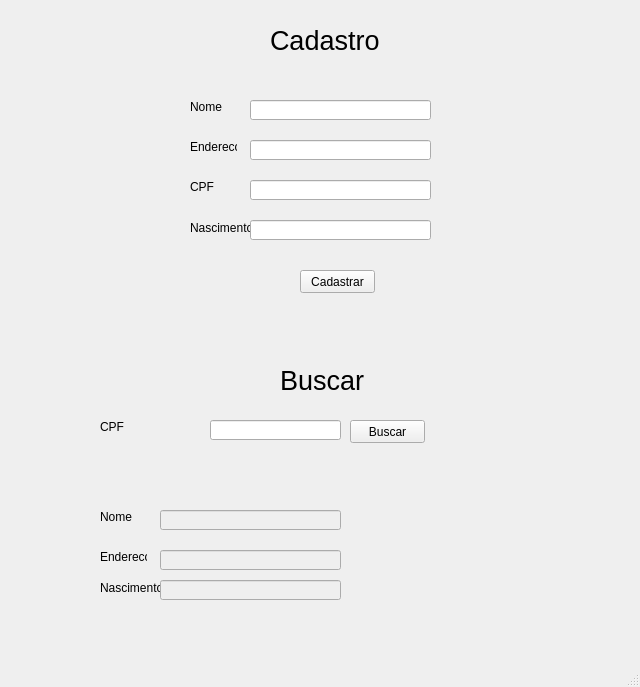
<?xml version="1.0" encoding="UTF-8"?>
<ui version="4.0">
 <class>MainWindow</class>
 <widget class="QMainWindow" name="MainWindow">
  <property name="geometry">
   <rect>
    <x>0</x>
    <y>0</y>
    <width>640</width>
    <height>687</height>
   </rect>
  </property>
  <property name="windowTitle">
   <string>MainWindow</string>
  </property>
  <widget class="QWidget" name="centralwidget">
   <widget class="QPushButton" name="button_cadastro">
    <property name="geometry">
     <rect>
      <x>300</x>
      <y>270</y>
      <width>75</width>
      <height>23</height>
     </rect>
    </property>
    <property name="text">
     <string>Cadastrar</string>
    </property>
   </widget>
   <widget class="QLabel" name="label_name">
    <property name="geometry">
     <rect>
      <x>190</x>
      <y>100</y>
      <width>47</width>
      <height>13</height>
     </rect>
    </property>
    <property name="text">
     <string>Nome</string>
    </property>
   </widget>
   <widget class="QLineEdit" name="edit_name">
    <property name="geometry">
     <rect>
      <x>250</x>
      <y>100</y>
      <width>181</width>
      <height>20</height>
     </rect>
    </property>
   </widget>
   <widget class="QLabel" name="label_cadastro">
    <property name="geometry">
     <rect>
      <x>270</x>
      <y>10</y>
      <width>121</width>
      <height>61</height>
     </rect>
    </property>
    <property name="sizePolicy">
     <sizepolicy hsizetype="Preferred" vsizetype="Preferred">
      <horstretch>10</horstretch>
      <verstretch>19</verstretch>
     </sizepolicy>
    </property>
    <property name="font">
     <font>
      <pointsize>20</pointsize>
     </font>
    </property>
    <property name="text">
     <string>Cadastro</string>
    </property>
   </widget>
   <widget class="QLabel" name="label_endereco">
    <property name="geometry">
     <rect>
      <x>190</x>
      <y>140</y>
      <width>47</width>
      <height>13</height>
     </rect>
    </property>
    <property name="text">
     <string>Endereco</string>
    </property>
   </widget>
   <widget class="QLineEdit" name="edit_endereco">
    <property name="geometry">
     <rect>
      <x>250</x>
      <y>140</y>
      <width>181</width>
      <height>20</height>
     </rect>
    </property>
   </widget>
   <widget class="QLabel" name="label_cpf">
    <property name="geometry">
     <rect>
      <x>190</x>
      <y>180</y>
      <width>47</width>
      <height>13</height>
     </rect>
    </property>
    <property name="text">
     <string>CPF</string>
    </property>
   </widget>
   <widget class="QLineEdit" name="edit_cpf">
    <property name="geometry">
     <rect>
      <x>250</x>
      <y>180</y>
      <width>181</width>
      <height>20</height>
     </rect>
    </property>
   </widget>
   <widget class="QLabel" name="label_nascimento">
    <property name="geometry">
     <rect>
      <x>190</x>
      <y>220</y>
      <width>61</width>
      <height>16</height>
     </rect>
    </property>
    <property name="text">
     <string>Nascimento</string>
    </property>
   </widget>
   <widget class="QLineEdit" name="edit_nascimento">
    <property name="geometry">
     <rect>
      <x>250</x>
      <y>220</y>
      <width>181</width>
      <height>20</height>
     </rect>
    </property>
   </widget>
   <widget class="QLabel" name="label_buscar">
    <property name="geometry">
     <rect>
      <x>280</x>
      <y>350</y>
      <width>121</width>
      <height>61</height>
     </rect>
    </property>
    <property name="sizePolicy">
     <sizepolicy hsizetype="Preferred" vsizetype="Preferred">
      <horstretch>10</horstretch>
      <verstretch>19</verstretch>
     </sizepolicy>
    </property>
    <property name="font">
     <font>
      <pointsize>20</pointsize>
     </font>
    </property>
    <property name="text">
     <string>Buscar</string>
    </property>
   </widget>
   <widget class="QLabel" name="label_nascimento_2">
    <property name="geometry">
     <rect>
      <x>100</x>
      <y>580</y>
      <width>61</width>
      <height>16</height>
     </rect>
    </property>
    <property name="text">
     <string>Nascimento</string>
    </property>
   </widget>
   <widget class="QLabel" name="label_name_2">
    <property name="geometry">
     <rect>
      <x>100</x>
      <y>510</y>
      <width>47</width>
      <height>13</height>
     </rect>
    </property>
    <property name="text">
     <string>Nome</string>
    </property>
   </widget>
   <widget class="QLineEdit" name="edit_nascimento_2">
    <property name="enabled">
     <bool>false</bool>
    </property>
    <property name="geometry">
     <rect>
      <x>160</x>
      <y>580</y>
      <width>181</width>
      <height>20</height>
     </rect>
    </property>
   </widget>
   <widget class="QLabel" name="label_cpf_2">
    <property name="geometry">
     <rect>
      <x>100</x>
      <y>420</y>
      <width>47</width>
      <height>13</height>
     </rect>
    </property>
    <property name="text">
     <string>CPF</string>
    </property>
   </widget>
   <widget class="QLineEdit" name="edit_name_2">
    <property name="enabled">
     <bool>false</bool>
    </property>
    <property name="geometry">
     <rect>
      <x>160</x>
      <y>510</y>
      <width>181</width>
      <height>20</height>
     </rect>
    </property>
   </widget>
   <widget class="QLabel" name="label_endereco_2">
    <property name="geometry">
     <rect>
      <x>100</x>
      <y>550</y>
      <width>47</width>
      <height>13</height>
     </rect>
    </property>
    <property name="text">
     <string>Endereco</string>
    </property>
   </widget>
   <widget class="QLineEdit" name="edit_cpf_2">
    <property name="geometry">
     <rect>
      <x>210</x>
      <y>420</y>
      <width>131</width>
      <height>20</height>
     </rect>
    </property>
   </widget>
   <widget class="QLineEdit" name="edit_endereco_2">
    <property name="enabled">
     <bool>false</bool>
    </property>
    <property name="geometry">
     <rect>
      <x>160</x>
      <y>550</y>
      <width>181</width>
      <height>20</height>
     </rect>
    </property>
   </widget>
   <widget class="QPushButton" name="button_cadastro_2">
    <property name="geometry">
     <rect>
      <x>350</x>
      <y>420</y>
      <width>75</width>
      <height>23</height>
     </rect>
    </property>
    <property name="text">
     <string>Buscar</string>
    </property>
   </widget>
  </widget>
  <widget class="QStatusBar" name="statusbar"/>
 </widget>
 <resources/>
 <connections/>
</ui>
